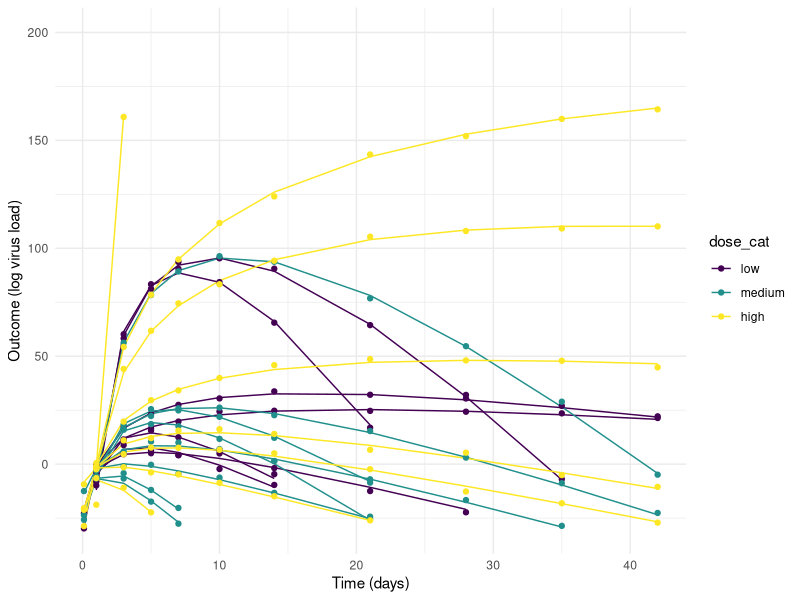
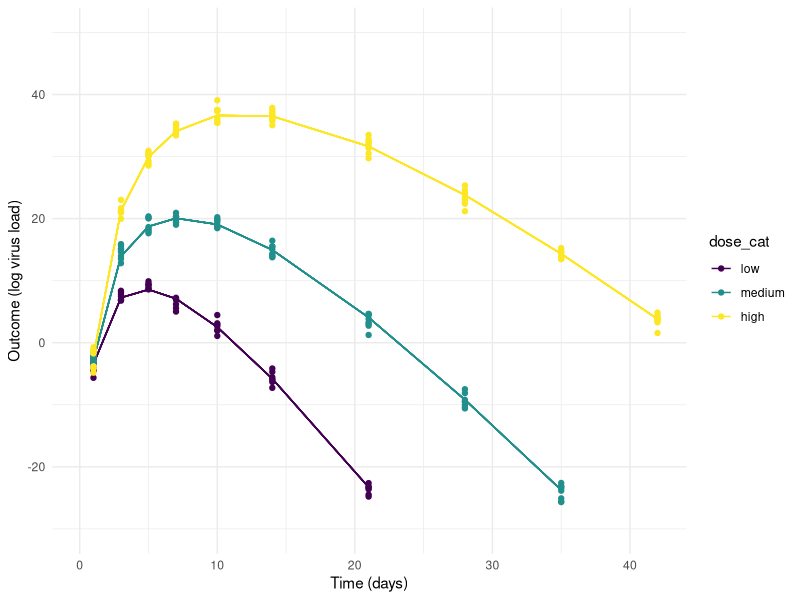
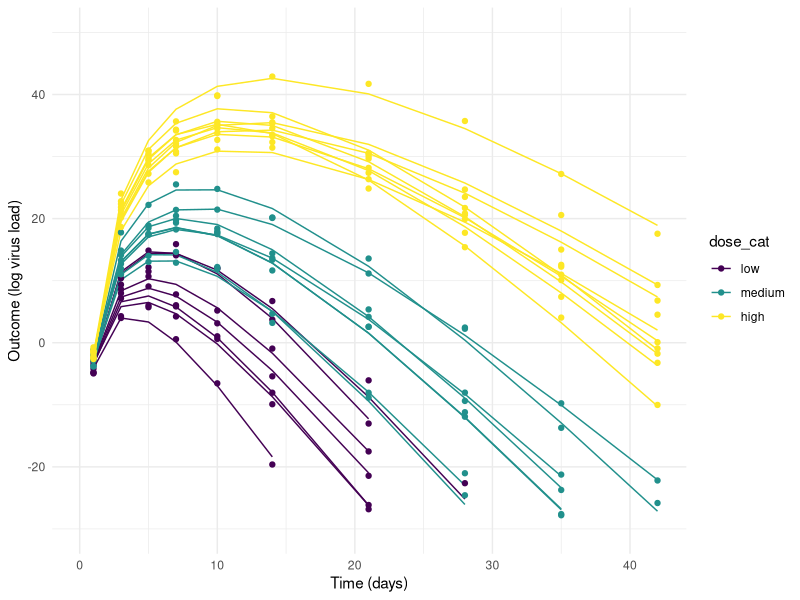
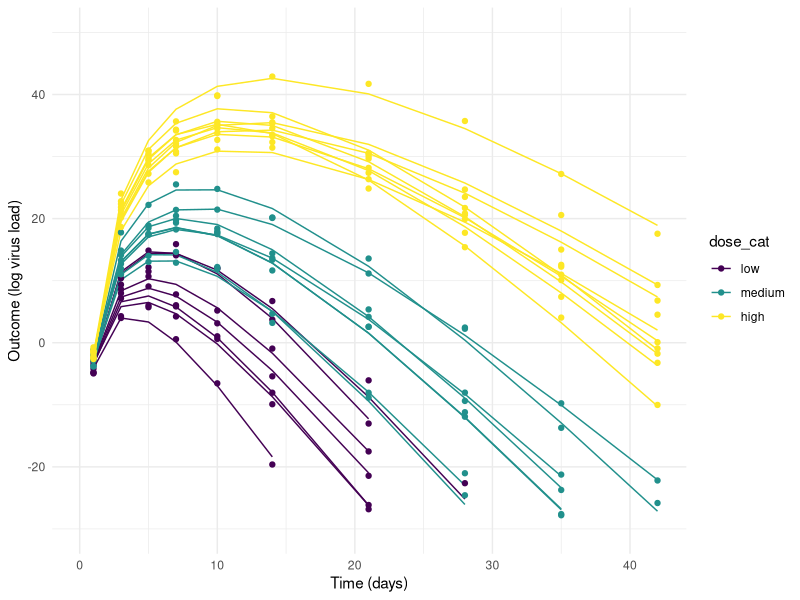

R code for these plots, in order:
# Code only portion of tutorial part 1
# https://www.andreashandel.com/posts/longitudinal-multilevel-bayesian-analysis-1/
# This code simulates the data we'll fit in later posts

## ---- settings --------
## General settings
set.seed(123) #for reproducibility
# days at which we assume outcome is measured
timevec <- c(0.1,1,3,5,7,10,14,21,28,35,42)

#different number of individuals per dose to make it clearer which is which
#also, that's the structure of the data which motivated the tutorial
Nlow = 7; Nmed = 8; Nhigh = 9; filename = "simdat.Rds"
#if you want to explore how model fitting changes if you increase sample size
#turn on this line of code
#this is used in part 4 of the tutorial
#Nlow = 70; Nmed = 80; Nhigh = 90; filename = "simdat_big.Rds"

Nind = Nlow + Nmed + Nhigh; #total number of individuals

# Set values for dose
# since we only consider dose on a log scale
# we'll log transform right here and then always use it in those log units
high_dose = log(1000)
med_dose = log(100)
low_dose = log(10)
dosevec = c(rep(low_dose,Nlow),rep(med_dose,Nmed),rep(high_dose,Nhigh))
# we are also creating a version of the dose variable
# that consists of ordered categories instead of numeric values
# we'll use that mostly for plotting
dosevec_cat = ordered(c(rep("low", Nlow),
                        rep("medium",Nmed),
                        rep("high",Nhigh)),
                      levels=c("low","medium","high"))


## Setting parameter values

## ---- commonpars --------
sigma = 1
a1 = 0.1
b1 = -0.1

## ---- m1pars --------
m1_mua = 3
m1_mub = 1
m1_sigmaa = 1
m1_sigmab = 1
m1_a0 = rnorm(n=Nind, m1_mua, m1_sigmaa)
m1_b0 = rnorm(n=Nind, m1_mub, m1_sigmaa)
# saving main parameters
m1pars = c(sigma = sigma, a1 = a1, b1 = b1,
           a0_mu = m1_mua, b0_mu = m1_mub)


## ---- m2pars --------
m2_mua = 3
m2_mub = 1
m2_sigmaa = 0.0001
m2_sigmab = 0.0001
m2_a0 = rnorm(n=Nind, m2_mua, m2_sigmaa)
m2_b0 = rnorm(n=Nind, m2_mub, m2_sigmab)
m2pars = c(sigma = sigma, a1 = a1, b1 = b1,
           a0_mu = m2_mua, b0_mu = m2_mub)


## ---- m3pars --------
m3_mua = 3
m3_mub = 1
m3_sigmaa = 0.1
m3_sigmab = 0.1
m3_a0 = rnorm(n=Nind, m3_mua, m3_sigmaa)
m3_b0 = rnorm(n=Nind, m3_mub, m3_sigmaa)
m3pars = c(sigma = sigma, a1 = a1, b1 = b1,
           a0_mu = m3_mua, b0_mu = m3_mub)


## ---- m1sims --------
m1_alpha = m1_a0 + a1*(dosevec - med_dose)
m1_beta = m1_b0 + b1*(dosevec - med_dose)
#doing matrix multiplication to get time-series for each individual
#for that to work, the timevec vector needs to be transposed
m1_mu =  exp(m1_alpha) %*% t(log(timevec)) - exp(m1_beta) %*% t(timevec)
# apply variation following a normal distribution to each data point
m1_y = rnorm(length(m1_mu),m1_mu, sigma)
# in a final step, we reorganize the data into a long data frame with
# columns id, time, dose, model,
# the deterministic mean mu, and the normally distributed outcome.
# We store dose in 3 versions, the original (log transformed one),
# the one that has the middle value subtracted, and a categorical one.
# Note that trick using sort to get time in the right order.
# Not a robust way of doing things, but works here
m1_dat <- data.frame(id = rep(1:Nind,length(timevec)),
                     dose = rep(dosevec,length(timevec)),
                     dose_adj = rep(dosevec,length(timevec))-med_dose,
                     dose_cat =  rep(dosevec_cat,length(timevec)),
                     time = sort(rep(timevec,Nind)),
                     mu = as.vector(m1_mu),
                     outcome = as.vector(m1_y),
                     model = "m1")


## ---- m2m3sims --------
#model 2
m2_alpha = m2_a0 + a1*(dosevec - med_dose)
m2_beta = m2_b0 + b1*(dosevec - med_dose)
m2_mu =  exp(m2_alpha) %*% t(log(timevec)) - exp(m2_beta) %*% t(timevec)
m2_y = rnorm(length(m2_mu),m2_mu, sigma)
m2_dat <- data.frame(id = rep(1:Nind,length(timevec)),
                     dose = rep(dosevec,length(timevec)),
                     dose_adj = rep(dosevec,length(timevec))-med_dose,
                     dose_cat =  rep(dosevec_cat,length(timevec)),
                     time = sort(rep(timevec,Nind)),
                     mu = as.vector(m2_mu),
                     outcome = as.vector(m2_y),
                     model = "m2")

#model 3
m3_alpha = m3_a0 + a1*(dosevec - med_dose)
m3_beta = m3_b0 + b1*(dosevec - med_dose)
m3_mu =  exp(m3_alpha) %*% t(log(timevec)) - exp(m3_beta) %*% t(timevec)
m3_y = rnorm(length(m3_mu),m3_mu, sigma)
m3_dat <- data.frame(id = rep(1:Nind,length(timevec)),
                     dose = rep(dosevec,length(timevec)),
                     dose_adj = rep(dosevec,length(timevec))-med_dose,
                     dose_cat =  rep(dosevec_cat,length(timevec)),
                     time = sort(rep(timevec,Nind)),
                     mu = as.vector(m3_mu),
                     outcome = as.vector(m3_y),
                     model = "m3")



## ---- packages --------
library('ggplot2')

## ---- makeplots --------
p1 <- ggplot(m1_dat) +
  geom_line(aes(x=time, y=mu, col = dose_cat, group = id)) +
  geom_point(aes(x=time, y=outcome, col = dose_cat)) +
  scale_y_continuous(limits = c(-30,200)) +
  labs(y = "Outcome (log virus load)",  x = "Time (days)") +
  theme_minimal()


p2 <- ggplot(m2_dat) +
  geom_line(aes(x=time, y=mu, col = dose_cat, group = id)) +
  geom_point(aes(x=time, y=outcome, col = dose_cat)) +
  scale_y_continuous(limits = c(-30,50)) +
  labs(y = "Outcome (log virus load)",  x = "Time (days)") +
  theme_minimal()

p3 <- ggplot(m3_dat) +
  geom_line(aes(x=time, y=mu, col = dose_cat, group = id)) +
  geom_point(aes(x=time, y=outcome, col = dose_cat)) +
  scale_y_continuous(limits = c(-30,50)) +
  labs(y = "Outcome (log virus load)",  x = "Time (days)") +
  theme_minimal()

## ---- showplots --------
plot(p1)
plot(p2)
plot(p3)

## ---- savesims --------
#save a plot so we can use it in the blog post
simdat <- list(m1 = m1_dat, m2 = m2_dat, m3 = m3_dat, m1pars = m1pars, m2pars = m2pars, m3pars = m3pars, Nlow = Nlow, Nmed = Nmed, Nhigh = Nhigh)
saveRDS(simdat, file = filename)
ggsave(file = paste0("featured.png"), p3, dpi = 300, units = "in", width = 6, height = 6)

